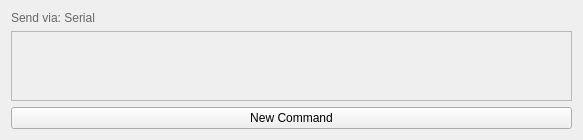
<?xml version="1.0" encoding="UTF-8"?>
<ui version="4.0">
 <class>CommandPanel</class>
 <widget class="QWidget" name="CommandPanel">
  <property name="geometry">
   <rect>
    <x>0</x>
    <y>0</y>
    <width>583</width>
    <height>109</height>
   </rect>
  </property>
  <property name="windowTitle">
   <string>Form</string>
  </property>
  <property name="autoFillBackground">
   <bool>false</bool>
  </property>
  <layout class="QVBoxLayout" name="verticalLayout">
   <item>
    <widget class="QLabel" name="lbTarget">
     <property name="text">
      <string>Send via: Serial</string>
     </property>
     <property name="styleSheet">
      <string notr="true">color: #666;</string>
     </property>
     <property name="wordWrap">
      <bool>false</bool>
     </property>
    </widget>
   </item>
   <item>
    <widget class="QScrollArea" name="scrollArea">
     <property name="frameShape">
      <enum>QFrame::StyledPanel</enum>
     </property>
     <property name="widgetResizable">
      <bool>true</bool>
     </property>
     <property name="alignment">
      <set>Qt::AlignLeading|Qt::AlignLeft|Qt::AlignTop</set>
     </property>
     <widget class="QWidget" name="scrollAreaWidgetContents">
      <property name="geometry">
       <rect>
        <x>0</x>
        <y>0</y>
        <width>563</width>
        <height>16</height>
       </rect>
      </property>
      <property name="sizePolicy">
       <sizepolicy hsizetype="Preferred" vsizetype="Maximum">
        <horstretch>0</horstretch>
        <verstretch>0</verstretch>
       </sizepolicy>
      </property>
     </widget>
    </widget>
   </item>
   <item>
    <widget class="QPushButton" name="pbNew">
     <property name="text">
      <string>New Command</string>
     </property>
     <property name="icon">
      <iconset theme="list-add"/>
     </property>
    </widget>
   </item>
  </layout>
 </widget>
 <resources/>
 <connections/>
</ui>
